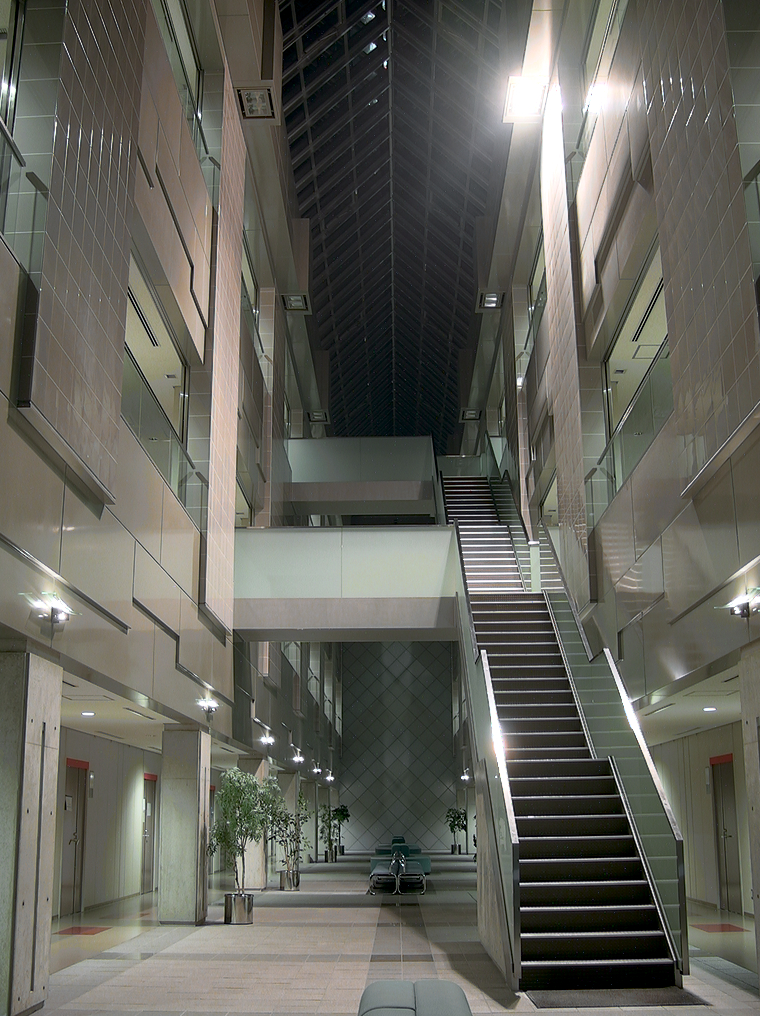
#> input picture advanced/HW07/source/AtriumNight.png, 760 x 1016 px; its folder holds 4 pictures in this run
$ python 3_COR_measure.py
#> lines starting #> are read from the running program, lines starting #| are printed output that depends on the picture; pictures that were not available may be replaced by others from this repository, and a replacement may not be noted
import cv2 # opencv library read img operations
import numpy as np # array operations
import os # use directory & join path
from pathlib import Path # 去掉副檔名
import csv
import random

def _1Dto2D(val:int):
    row = int((val - (val % M)) / M)
    col = int(val % M)
    return row, col

def _2Dto1D(row:int, col:int):
    s = row * M + col
    return s

def calPearson(x,y):

    # Calculate the mean of x and y
    mean_x = sum(x) / len(x)
    mean_y = sum(y) / len(y)

    # Calculate the covariance and variances
    covariance = sum((xi - mean_x) * (yi - mean_y) for xi, yi in zip(x, y))
    variance_x = sum((xi - mean_x) ** 2 for xi in x)
    variance_y = sum((yi - mean_y) ** 2 for yi in y)

    # Calculate the Pearson correlation coefficient
    correlation = covariance / (variance_x ** 0.5 * variance_y ** 0.5)

    return correlation


def check(val:int, lower_bound:int, upper_bound:int):
    _pass = False
    r,c = _1Dto2D(val)
    horizontal_r = r
    horizontal_c = c+1
    vertical_r = r+1
    vertical_c = c
    diagonal_r = r+1
    diagonal_c = c+1

    horizontal_s = _2Dto1D(horizontal_r,horizontal_c)
    vertical_s = _2Dto1D(vertical_r,vertical_c)
    diagonal_s = _2Dto1D(diagonal_r,diagonal_c)

    if (lower_bound <= horizontal_s <= upper_bound) and (lower_bound <= vertical_s <= upper_bound) and (lower_bound <= diagonal_s <= upper_bound):
        _pass = True

    return _pass

if __name__ == '__main__':
    DATASRC = 'source/'
    DATATRG = 'encrypt/'
    # Set the number of bins for the histogram
    bins = 256
    # 抓原始圖片目錄下所有圖檔檔名
    plain_name = os.listdir(DATASRC)
    # 抓加密圖片目錄下所有圖檔檔名
    cipher_name = os.listdir(DATATRG)
    # Open the CSV file in write mode
    csv_file = 'statis/COR_res.csv'
    data = [
    ['COR',' ','Plain',' ',' ',' ',' ',' ',' ',' ',' ','Cipher',' ',' '],
    ['Sample','8000','red','','','green','','','blue','','','red','','','green','','','blue','',''],
    ['Image','Type','horizontal','vertical','diagonal','horizontal','vertical','diagonal','horizontal','vertical ','diagonal','horizontal','vertical','diagonal','horizontal','vertical','diagonal','horizontal','vertical','diagonal']
    ]
    with open(csv_file, 'w', newline='') as file:
        # Create a CSV writer object
        writer = csv.writer(file)
        writer.writerows(data)

        for i in range (len(plain_name)):

            # 原始圖片完整路徑
            plain_path = DATASRC + plain_name[i]
            print(plain_path)

            # 去掉副檔名
            plain_name_temp= Path(plain_path).stem

            # 加密圖片完整路徑
            cipher_path = DATATRG + cipher_name[i]
            print(cipher_path)

            # Load the image
            plain_bgr = cv2.imread(plain_path, cv2.IMREAD_COLOR)
#> plain_bgr is the input picture: shape (1016, 760, 3); mean B, G, R 91, 98.9, 99.5
            cipher_bgr = cv2.imread(cipher_path, cv2.IMREAD_COLOR)
            # Convert the image to grayscale
            plain_gray = cv2.cvtColor(plain_bgr, cv2.COLOR_BGR2GRAY)
            sub1 = plain_bgr[:, :, 0] - plain_gray
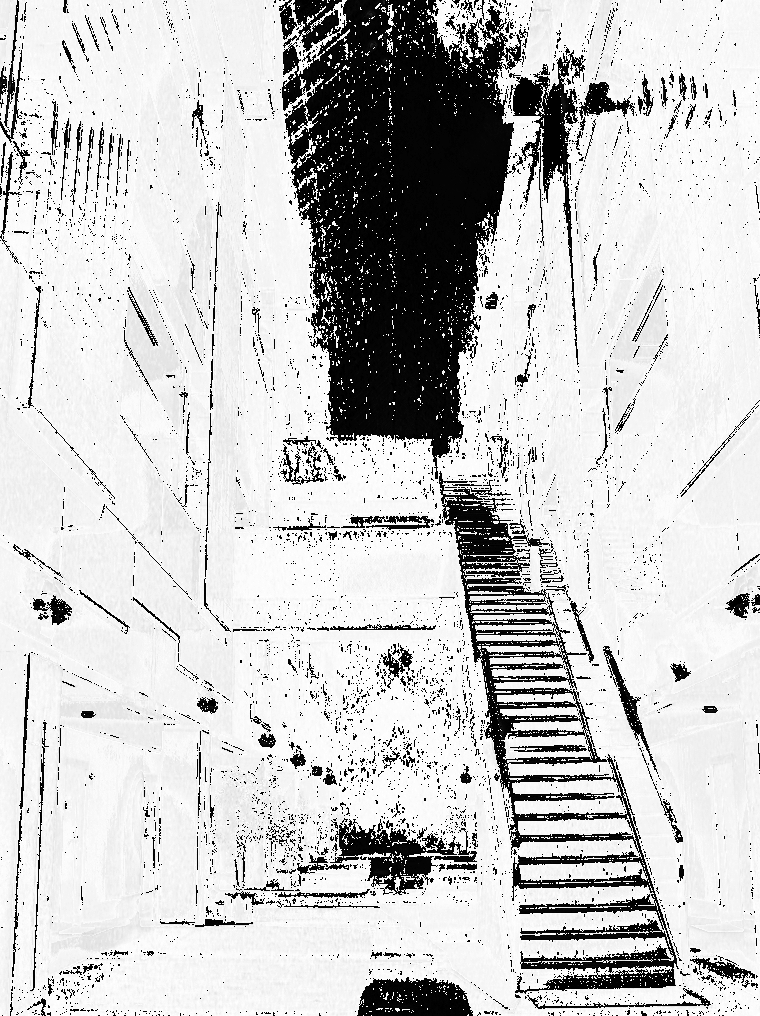
#> sub1: shape (1016, 760); min 0, max 255, mean 200.7
            sub2 = plain_bgr[:, :, 1] - plain_gray
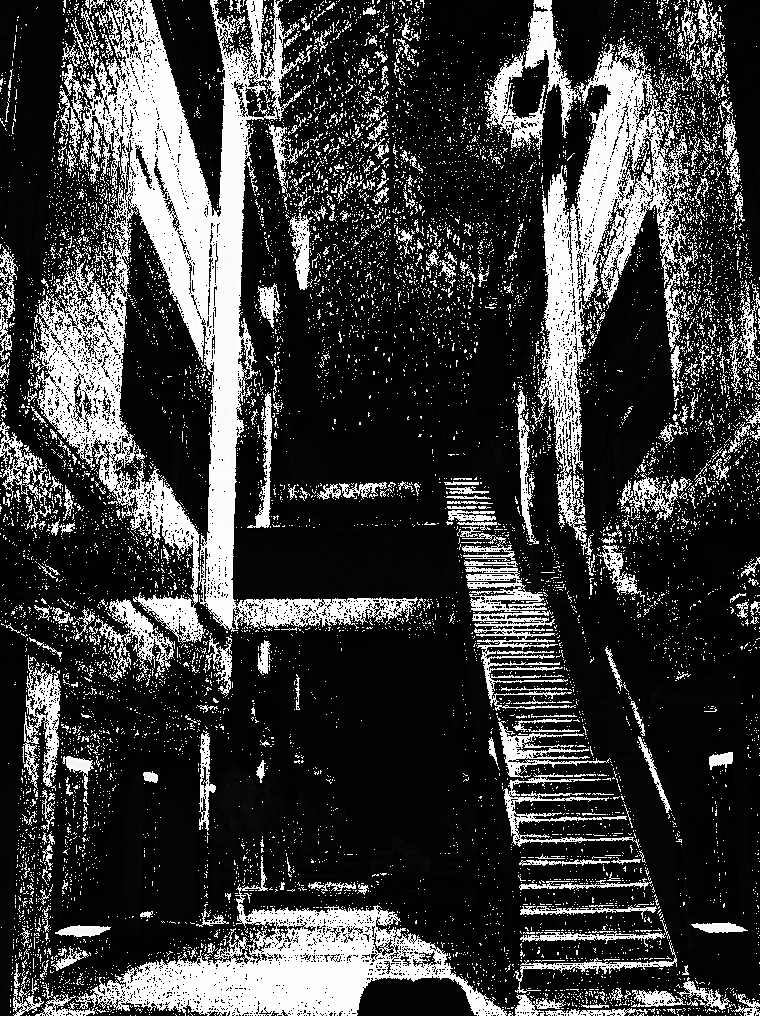
#> sub2: shape (1016, 760); min 0, max 255, mean 61.2
            sub3 = plain_bgr[:, :, 2] - plain_gray
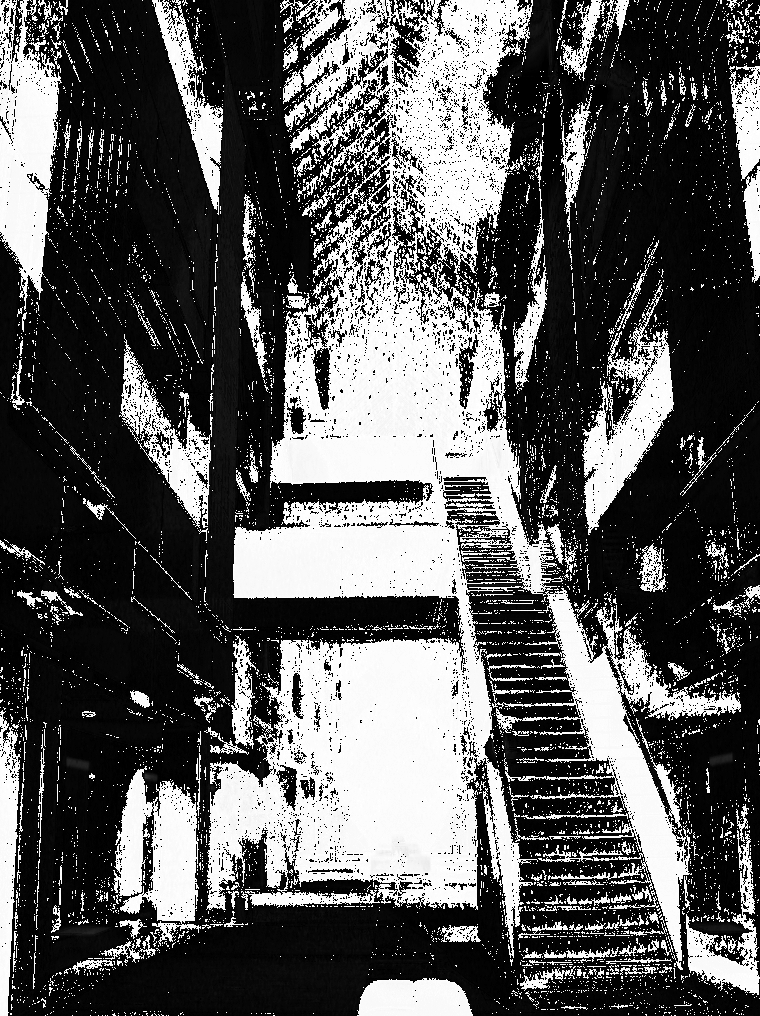
#> sub3: shape (1016, 760); min 0, max 255, mean 89.8
            #判斷sub中的每个值是不是都等於0
            if((sub1 == 0).all() and (sub2 == 0).all() and (sub3 == 0).all()):
                type=8
                print("The image is grayscale")
            else:
                type=24
                print("The image is color")

            # 原為 BGR 轉為 RGB
            plain_rgb = cv2.cvtColor(plain_bgr,cv2.COLOR_BGR2RGB)
            cipher_rgb = cv2.cvtColor(cipher_bgr,cv2.COLOR_BGR2RGB)

            # N 為影像之水平像素數量，M 為影像之垂直像素數量
            M, N, C = plain_rgb.shape
#> M = 1016; N = 760; C = 3
            L = M * N
#> L = 772160
            K = 8000
            l=np.floor(L/K)
#> l = 96
            # 隨機選取 >> 每距離 l 取一點
            selected_values = []
            for i in range(0, L, int(l)):
                # ex: random.randint(0,16) >> random.randint(1,15) 讓抽樣點不包含 0 和 16 >> 不取分隔點上的點
                value = random.randint(i+1, min(i+l-1, L-1))
                selected_values.append(value)
#> after the loop, selected_values = 8044 values from 50 to 772130

            # 因無法等分切割，會有多取超過8000點 >> 隨機 remove 掉 選擇點 直到=K 希望取的sample點個數
            while len(selected_values) > K:
                random_indices = random.sample(range(len(selected_values)), k=1)
                del selected_values[random_indices[0]]

            # 1D(s)轉成2D(r,c) 並 分別對應圖片像素點值在 rgb channel 上
            plain_x_r=[]
            plain_horizontal_y_r=[]
            plain_vertical_y_r=[]
            plain_diagonal_y_r=[]
            plain_x_g=[]
            plain_horizontal_y_g=[]
            plain_vertical_y_g=[]
            plain_diagonal_y_g=[]
            plain_x_b=[]
            plain_horizontal_y_b=[]
            plain_vertical_y_b=[]
            plain_diagonal_y_b=[]

            cipher_x_r=[]
            cipher_horizontal_y_r=[]
            cipher_vertical_y_r=[]
            cipher_diagonal_y_r=[]
            cipher_x_g=[]
            cipher_horizontal_y_g=[]
            cipher_vertical_y_g=[]
            cipher_diagonal_y_g=[]
            cipher_x_b=[]
            cipher_horizontal_y_b=[]
            cipher_vertical_y_b=[]
            cipher_diagonal_y_b=[]

            for item in selected_values:
                r,c = _1Dto2D(item)
                # print(f"r={r} c={c}")
                plain_x_r.append(plain_rgb[c,r,0])
                plain_x_g.append(plain_rgb[c,r,1])
                plain_x_b.append(plain_rgb[c,r,2])

                plain_horizontal_y_r.append(plain_rgb[min(c+1,M-1),r,0])
                plain_horizontal_y_g.append(plain_rgb[min(c+1,M-1),r,1])
                plain_horizontal_y_b.append(plain_rgb[min(c+1,M-1),r,2])

                plain_vertical_y_r.append(plain_rgb[c,min(r+1,N-1),0])
                plain_vertical_y_g.append(plain_rgb[c,min(r+1,N-1),1])
                plain_vertical_y_b.append(plain_rgb[c,min(r+1,N-1),2])

                plain_diagonal_y_r.append(plain_rgb[min(c+1,M-1),min(r+1,N-1),0])
                plain_diagonal_y_g.append(plain_rgb[min(c+1,M-1),min(r+1,N-1),1])
                plain_diagonal_y_b.append(plain_rgb[min(c+1,M-1),min(r+1,N-1),2])

                cipher_x_r.append(cipher_rgb[c,r,0])
                cipher_x_g.append(cipher_rgb[c,r,1])
                cipher_x_b.append(cipher_rgb[c,r,2])

                cipher_horizontal_y_r.append(cipher_rgb[min(c+1,M-1),r,0])
                cipher_horizontal_y_g.append(cipher_rgb[min(c+1,M-1),r,1])
                cipher_horizontal_y_b.append(cipher_rgb[min(c+1,M-1),r,2])

                cipher_vertical_y_r.append(cipher_rgb[c,min(r+1,N-1),0])
                cipher_vertical_y_g.append(cipher_rgb[c,min(r+1,N-1),1])
                cipher_vertical_y_b.append(cipher_rgb[c,min(r+1,N-1),2])

                cipher_diagonal_y_r.append(cipher_rgb[min(c+1,M-1),min(r+1,N-1),0])
                cipher_diagonal_y_g.append(cipher_rgb[min(c+1,M-1),min(r+1,N-1),1])
                cipher_diagonal_y_b.append(cipher_rgb[min(c+1,M-1),min(r+1,N-1),2])
#> after the loop, cipher_diagonal_y_b = 8000 values, max 255 at index 4035, min 0 at index 137, mean 91.02; cipher_diagonal_y_g = 8000 values, max 255 at index 648, min 0 at index 158, mean 98.93; cipher_diagonal_y_r = 8000 values, max 255 at index 648, min 0 at index 158, mean 99.47; cipher_horizontal_y_b = 8000 values, max 255 at index 500, min 0 at index 158, mean 91.24; cipher_horizontal_y_g = 8000 values, max 255 at index 53, min 0 at index 179, mean 99.12; cipher_horizontal_y_r = 8000 values, max 255 at index 500, min 0 at index 55, mean 99.67; cipher_vertical_y_b = 8000 values, max 255 at index 53, min 0 at index 137, mean 91.54; cipher_vertical_y_g = 8000 values, max 255 at index 53, min 0 at index 158, mean 99.38; cipher_vertical_y_r = 8000 values, max 255 at index 53, min 0 at index 158, mean 99.92; cipher_x_b = 8000 values, max 255 at index 53, min 0 at index 179, mean 91.26; cipher_x_g = 8000 values, max 255 at index 53, min 0 at index 179, mean 99.19; cipher_x_r = 8000 values, max 255 at index 53, min 0 at index 179, mean 99.7; plain_diagonal_y_b has the same summary as cipher_diagonal_y_b; plain_diagonal_y_g has the same summary as cipher_diagonal_y_g; plain_diagonal_y_r has the same summary as cipher_diagonal_y_r; plain_horizontal_y_b has the same summary as cipher_horizontal_y_b; plain_horizontal_y_g has the same summary as cipher_horizontal_y_g; plain_horizontal_y_r has the same summary as cipher_horizontal_y_r; plain_vertical_y_b has the same summary as cipher_vertical_y_b; plain_vertical_y_g has the same summary as cipher_vertical_y_g; plain_vertical_y_r has the same summary as cipher_vertical_y_r; plain_x_b has the same summary as cipher_x_b; plain_x_g has the same summary as cipher_x_g; plain_x_r has the same summary as cipher_x_r

            plain_corr_hor_r=calPearson(plain_x_r,plain_horizontal_y_r)
#> in calPearson, `mean_x = sum(x) / len(x)`: mean_x = 99.7
#> in calPearson, `mean_y = sum(y) / len(y)`: mean_y = 99.67
#> in calPearson, `covariance = sum((xi - mean_x) * (yi - mean_y) for xi, yi in zip(x, y))`: covariance = 20016059.4
#> in calPearson, `variance_x = sum((xi - mean_x) ** 2 for xi in x)`: variance_x = 20980070
#> in calPearson, `variance_y = sum((yi - mean_y) ** 2 for yi in y)`: variance_y = 20870754.9
#> in calPearson, `correlation = covariance / (variance_x ** 0.5 * variance_y ** 0.5)`: correlation = 0.957
#> plain_corr_hor_r = 0.957
            plain_corr_ver_r=calPearson(plain_x_r,plain_vertical_y_r)
#> plain_corr_ver_r = 0.932
            plain_corr_diag_r=calPearson(plain_x_r,plain_diagonal_y_r)
#> plain_corr_diag_r = 0.907

            plain_corr_hor_g=calPearson(plain_x_g,plain_horizontal_y_g)
#> plain_corr_hor_g = 0.953
            plain_corr_ver_g=calPearson(plain_x_g,plain_vertical_y_g)
#> plain_corr_ver_g = 0.928
            plain_corr_diag_g=calPearson(plain_x_g,plain_diagonal_y_g)
#> plain_corr_diag_g = 0.901

            plain_corr_hor_b=calPearson(plain_x_b,plain_horizontal_y_b)
#> plain_corr_hor_b = 0.953
            plain_corr_ver_b=calPearson(plain_x_b,plain_vertical_y_b)
#> plain_corr_ver_b = 0.928
            plain_corr_diag_b=calPearson(plain_x_b,plain_diagonal_y_b)
#> plain_corr_diag_b = 0.901

            cipher_corr_hor_r=calPearson(cipher_x_r,cipher_horizontal_y_r)
#> cipher_corr_hor_r = 0.957
            cipher_corr_ver_r=calPearson(cipher_x_r,cipher_vertical_y_r)
#> cipher_corr_ver_r = 0.932
            cipher_corr_diag_r=calPearson(cipher_x_r,cipher_diagonal_y_r)
#> cipher_corr_diag_r = 0.907

            cipher_corr_hor_g=calPearson(cipher_x_g,cipher_horizontal_y_g)
#> cipher_corr_hor_g = 0.953
            cipher_corr_ver_g=calPearson(cipher_x_g,cipher_vertical_y_g)
#> cipher_corr_ver_g = 0.928
            cipher_corr_diag_g=calPearson(cipher_x_g,cipher_diagonal_y_g)
#> cipher_corr_diag_g = 0.901

            cipher_corr_hor_b=calPearson(cipher_x_b,cipher_horizontal_y_b)
#> cipher_corr_hor_b = 0.953
            cipher_corr_ver_b=calPearson(cipher_x_b,cipher_vertical_y_b)
#> cipher_corr_ver_b = 0.928
            cipher_corr_diag_b=calPearson(cipher_x_b,cipher_diagonal_y_b)
#> cipher_corr_diag_b = 0.901
#> (the run stopped early here; a loop or call above may not have finished)
